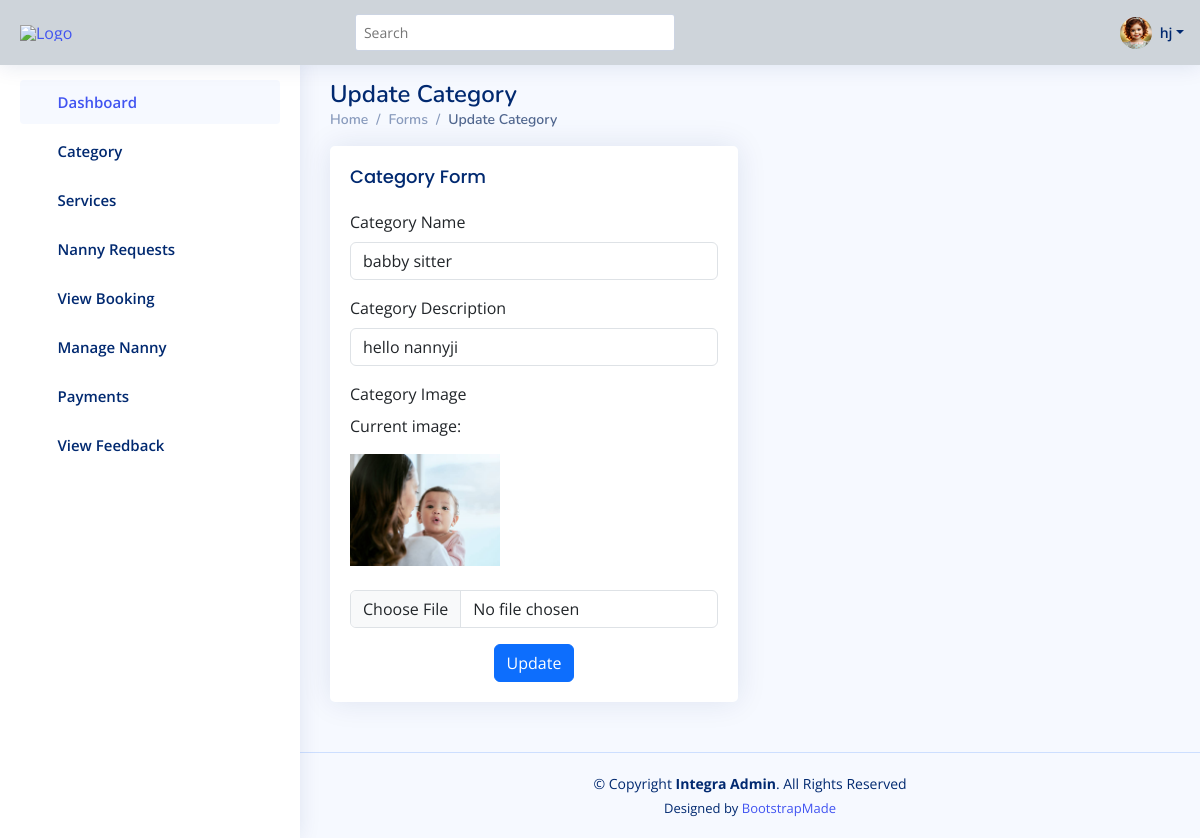
/admin_app/category_update/3/ (signed in), run on the app's committed database.
### nm_app/models.py (models this page shows)
class User(AbstractUser):
    phone = models.IntegerField(null=True,blank=True)
    address = models.TextField(null=True,blank=True)
    role = models.CharField(max_length=255,null=True,blank=True,default="customer")
    profile =models.ImageField(null=True,blank=True)
    skills = models.TextField(null=True,blank=True)
    adhar_pan = models.ImageField(null=True,blank=True)
    certificate = models.ImageField(null=True,blank=True)
    is_verify = models.BooleanField(default=False)
    speciality = models.CharField(max_length=255,null=True,blank=True)
    expirience = models.IntegerField(null=True,blank=True)

### admin_app/models.py (models this page shows)
class Category(models.Model):
    name = models.CharField(max_length=255)
    description = models.TextField(null=True,blank=True)
    Image = models.ImageField(upload_to='cat_image/')

### admin_app/views.py (the view)
# urls.py: path('category_update/<int:id>/',views.category_update,name="category_update"),
@login_required(login_url='user_login')
def category_update(request, id):
    data = models.Category.objects.get(id=id)
    if request.method == "POST":
        form = forms.Category_form(request.POST, request.FILES, instance=data)  # <- Notice request.FILES
        if form.is_valid():
            form.save()
            return redirect(List_category)
        else:
            print("error")
            print(form.errors)
    else:
        form = forms.Category_form(instance=data)
    context = {'form': form}
    return render(request, 'adminapp/category-update.html', context=context)

### admin_app/forms.py
class Category_form(forms.ModelForm):
    class Meta:
        model = models.Category
        fields = "__all__"

### templates/adminapp/category-update.html (shortened to what this page needs)
{% extends 'adminapp/master.html' %}
{% load static %}
{% block content %}
<div class="pagetitle">
  <h1>Update Category</h1>
  <nav>
    <ol class="breadcrumb">
      <li class="breadcrumb-item"><a href="{% url 'adminindexview' %}">Home</a></li>
      <li class="breadcrumb-item">Forms</li>
      <li class="breadcrumb-item active">Update Category</li>
    </ol>
  </nav>
</div>
<section class="section">
  <div class="row">
    <div class="col-lg-6">
      <div class="card">
        <div class="card-body">
          <h5 class="card-title">Category Form</h5>
          <form method="post" enctype="multipart/form-data" class="row g-3">
            <div class="col-12">
              <label for="name" class="form-label">Category Name</label>
              <input type="text" name="name" id="name" value="{{ form.instance.name }}" class="form-control">
            </div>
            <div class="col-12">
              <label for="description" class="form-label">Category Description</label>
              <input type="text" name="description" id="description" value="{{ form.instance.description }}" class="form-control">
            </div>
            <div class="col-12">
              <label for="Image" class="form-label">Category Image</label>
              {% if form.instance.Image %}
                <p>Current image:</p>
                <img src="{{ form.instance.Image.url }}" alt="Current Image" style="max-width: 150px;"><br><br>
              {% endif %}
              <input type="file" name="Image" id="Image" class="form-control">
            </div>
            <div class="text-center">
              <button type="submit" class="btn btn-primary">Update</button>
            </div>
          </form>
        </div>
      </div>
    </div>
  </div>
</section>
{% endblock %}

### templates/adminapp/master.html (shortened to what this page needs)
  <!DOCTYPE html>
  <html lang="en">
  {% load static %}
  <head>
    <link href="{% static 'adminapp/assets/vendor/bootstrap/css/bootstrap.min.css' %}" rel="stylesheet">
    <link href="{% static 'adminapp/assets/vendor/bootstrap-icons/bootstrap-icons.css' %}" rel="stylesheet">
    <link href="{% static 'adminapp/assets/vendor/boxicons/css/boxicons.min.css' %}" rel="stylesheet">
    <link href="{% static 'adminapp/assets/vendor/quill/quill.snow.css' %}" rel="stylesheet">
    <link href="{% static 'adminapp/assets/vendor/quill/quill.bubble.css' %}" rel="stylesheet">
    <link href="{% static 'adminapp/assets/vendor/remixicon/remixicon.css' %}" rel="stylesheet">
    <link href="{% static 'adminapp/assets/vendor/simple-datatables/style.css' %}" rel="stylesheet">
    <link href="{% static 'adminapp/assets/css/style.css' %}" rel="stylesheet">
  </head>
  <body>
    <header id="header" class="header fixed-top d-flex align-items-center bg-dark-subtle" style="height: 65px;">
      <div class="d-flex align-items-center justify-content-between">
        <a href="{% url 'adminindexview' %}" class="logo d-flex align-items-center">
          <img src="{% static 'adminapp/assets/img/logo1.png' %}" alt="Logo">
        </a>
        <i class="bi bi-list toggle-sidebar-btn"></i>
      </div>
      <div class="search-bar">
        <form class="search-form d-flex align-items-center" method="POST" action="#">
          <input type="text" name="query" placeholder="Search" title="Enter search keyword">
          <button type="submit" title="Search"><i class="bi bi-search"></i></button>
        </form>
      </div>
      <nav class="header-nav ms-auto">
        <ul class="d-flex align-items-center">
          <li class="nav-item dropdown pe-3">
            <a class="nav-link nav-profile d-flex align-items-center pe-0" href="#" data-bs-toggle="dropdown">
              {% if request.user.profile %}
                <img src="{{ request.user.profile.url }}" alt="Profile" class="rounded-circle" width="32" height="32">
              {% else %}
                <img src="{% static 'adminapp/assets/img/default-profile.jpg' %}" alt="Default Profile" class="rounded-circle" width="32" height="32">
              {% endif %}
              <span class="d-none d-md-block dropdown-toggle ps-2">{{ request.user.first_name }}</span>
            </a>
          </li>
        </ul>
      </nav>
    </header>
    <aside id="sidebar" class="sidebar">
      <ul class="sidebar-nav" id="sidebar-nav">
        <li class="nav-item">
          <a class="nav-link " href="{% url 'adminindexview' %}">
            <i class="bi bi-grid"></i>
            <span>Dashboard</span>
          </a>
        </li>
<li class="nav-item">
  <a class="nav-link collapsed" data-bs-target="#category-nav" data-bs-toggle="collapse" href="#">
    <i class="bi bi-tags"></i><span>Category</span><i class="bi bi-chevron-down ms-auto"></i>
  </a>
</li>
<li class="nav-item">
  <a class="nav-link collapsed" data-bs-target="#services-nav" data-bs-toggle="collapse" href="#">
    <i class="bi bi-gear-wide-connected"></i><span>Services</span><i class="bi bi-chevron-down ms-auto"></i>
  </a>
</li>
<li class="nav-item">
  <a class="nav-link collapsed" href="{% url 'nanny_requests' %}">
    <i class="bi bi-people-fill"></i><span>Nanny Requests</span>
  </a>
</li>
<li class="nav-item">
  <a class="nav-link collapsed" href="{% url 'Service_Requests' %}">
    <i class="bi bi-card-checklist"></i><span>View Booking</span>
  </a>
</li>
<li class="nav-item">
  <a class="nav-link collapsed" href="{% url 'manage_nanny' %}">
    <i class="bi bi-person-badge"></i><span>Manage Nanny</span>
  </a>
</li>
<li class="nav-item">
  <a class="nav-link collapsed" data-bs-target="#payments-nav" data-bs-toggle="collapse" href="#">
    <i class="bi bi-wallet2"></i><span>Payments</span><i class="bi bi-chevron-down ms-auto"></i>
  </a>
</li>
        <li class="nav-item">
          <a class="nav-link collapsed" href="{% url 'view_feedback' %}">
            <i class="bi bi-chat-dots"></i><span>View Feedback</span>
          </a>
        </li>
      </ul>
    </aside>
    <main id="main" class="main">
      {% block content %}
      {% endblock %}
    </main>
    <footer id="footer" class="footer">
      <div class="copyright">
        &copy; Copyright <strong><span>Integra Admin</span></strong>. All Rights Reserved
      </div>
      <div class="credits">
        Designed by <a href="https://bootstrapmade.com/">BootstrapMade</a>
      </div>
    </footer>
  </body>
  </html>

### static/adminapp/assets/css/style.css (style rules this page uses)
:root { scroll-behavior: smooth; }
body { font-family: "Open Sans", sans-serif; background: #f6f9ff; color: #444444; }
a { color: #4154f1; text-decoration: none; }
h1, h2, h3, h4, h5, h6 { font-family: "Nunito", sans-serif; }
#main { margin-top: 60px; padding: 20px 30px; transition: all 0.3s; }
.pagetitle { margin-bottom: 10px; }
.pagetitle h1 { font-size: 24px; margin-bottom: 0; font-weight: 600; color: #012970; }
.card { margin-bottom: 30px; border: none; border-radius: 5px; box-shadow: 0px 0 30px rgba(1, 41, 112, 0.1); }
.card-title { padding: 20px 0 15px 0; font-size: 18px; font-weight: 500; color: #012970; font-family: "Poppins", sans-serif; }
.card-body { padding: 0 20px 20px 20px; }
.breadcrumb { font-size: 14px; font-family: "Nunito", sans-serif; color: #899bbd; font-weight: 600; }
.breadcrumb a { color: #899bbd; transition: 0.3s; }
.breadcrumb .breadcrumb-item::before { color: #899bbd; }
.breadcrumb .active { color: #51678f; font-weight: 600; }
.logo { line-height: 1; }
@media (min-width: 1200px) { .logo { width: 280px; } }
.logo img { max-height: 26px; margin-right: 6px; }
.header { transition: all 0.5s; z-index: 997; height: 60px; box-shadow: 0px 2px 20px rgba(1, 41, 112, 0.1); background-color: #fff; padding-left: 20px; }
.header .toggle-sidebar-btn { font-size: 32px; padding-left: 10px; cursor: pointer; color: #012970; }
.header .search-bar { min-width: 360px; padding: 0 20px; }
.header .search-form { width: 100%; }
.header .search-form input { border: 0; font-size: 14px; color: #012970; border: 1px solid rgba(1, 41, 112, 0.2); padding: 7px 38px 7px 8px; border-radius: 3px; transition: 0.3s; width: 100%; }
.header .search-form button { border: 0; padding: 0; margin-left: -30px; background: none; }
.header .search-form button i { color: #012970; }
.header-nav ul { list-style: none; }
.header-nav>ul { margin: 0; padding: 0; }
.header-nav .nav-profile { color: #012970; }
.header-nav .nav-profile img { max-height: 36px; }
.header-nav .nav-profile span { font-size: 14px; font-weight: 600; }
.sidebar { position: fixed; top: 60px; left: 0; bottom: 0; width: 300px; z-index: 996; transition: all 0.3s; padding: 20px; overflow-y: auto; scrollbar-width: thin; scrollbar-color: #aab7cf transparent; box-shadow: 0px 0px 20px rgba(1, 41, 112, 0.1); background-color: #fff; }
@media (min-width: 1200px) { #main, #footer { margin-left: 300px; } }
.sidebar-nav { padding: 0; margin: 0; list-style: none; }
.sidebar-nav li { padding: 0; margin: 0; list-style: none; }
.sidebar-nav .nav-item { margin-bottom: 5px; }
.sidebar-nav .nav-link { display: flex; align-items: center; font-size: 15px; font-weight: 600; color: #4154f1; transition: 0.3; background: #f6f9ff; padding: 10px 15px; border-radius: 4px; }
.sidebar-nav .nav-link i { font-size: 16px; margin-right: 10px; color: #4154f1; }
.sidebar-nav .nav-link.collapsed { color: #012970; background: #fff; }
.sidebar-nav .nav-link.collapsed i { color: #899bbd; }
.sidebar-nav .nav-link .bi-chevron-down { margin-right: 0; transition: transform 0.2s ease-in-out; }
.footer { padding: 20px 0; font-size: 14px; transition: all 0.3s; border-top: 1px solid #cddfff; }
.footer .copyright { text-align: center; color: #012970; }
.footer .credits { padding-top: 5px; text-align: center; font-size: 13px; color: #012970; }

### templates/adminapp/master.html (style rules this page uses)
.logo img { max-height: 70px; margin-right: 6px; }

### data on the page
User: user.profile (picture), user.first_name "hj"
Category: name "babby sitter", description "hello nannyji", instance.Image (picture)
